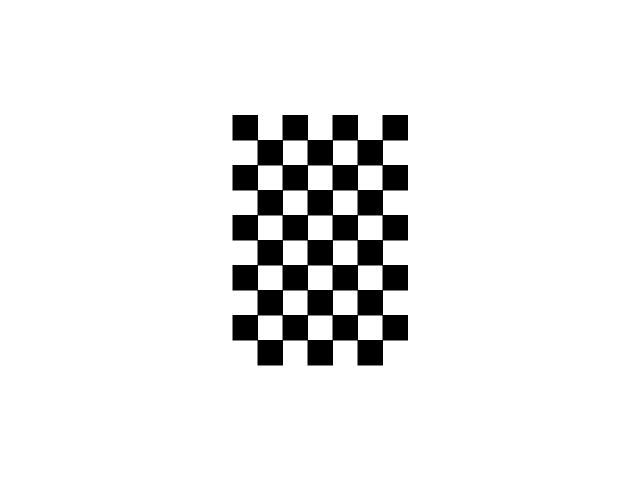
#> input picture calibration_images/image_001.jpg, 1280 x 960 px (shown at 1/2 size)
$ python calibration_verifier_gui.py
#> lines starting #> are read from the running program, lines starting #| are printed output that depends on the picture
import cv2
import numpy as np
import tkinter as tk
from tkinter import filedialog
import math
import sys

# --- 1. 标定参数配置 (用户提供) ---
# 内参矩阵 (Camera Matrix)
CAMERA_MATRIX = np.array([
    [712.688,   0.0,      2725.88],
    [0.0,       712.671,  1817.03],
    [0.0,       0.0,      1.0    ]
], dtype=np.float64)

# 畸变系数 (Distortion Coefficients)
DIST_COEFFS = np.array([0.003538, 0., 0., 0., 0.], dtype=np.float64)

# 旋转向量 (Rotation Vector)
RVEC = np.array([0.004413, -0.000994, -1.308492], dtype=np.float64)

# 平移向量 (Translation Vector)
TVEC = np.array([-3.53697, -3.84724, 81.1027], dtype=np.float64)


class CalibrationVerifier:
    def __init__(self):
        self.points = [] # Store clicked points (original coordinates)
        self.img_original = None
        self.img_display = None
        self.scale_factor = 1.0

        # Pre-calculate rotation matrix and inverse homography for Z=0 plane
        self.setup_matrices()

    def setup_matrices(self):
        # Calculate Rotation Matrix
        R, _ = cv2.Rodrigues(RVEC)

        # [11 lines of commented-out code are left out]
        P_plane = np.hstack((R[:, 0:1], R[:, 1:2], TVEC.reshape(3, 1)))

        # H = K * P_plane
        self.H = CAMERA_MATRIX @ P_plane

        # Inverse H to map pixel -> world (X, Y)
        self.H_inv = np.linalg.inv(self.H)

        print("初始化完成：矩阵计算完毕")

    # [66 lines left out: functions pixel_to_world, mouse_callback, calculate_camera_distance, not called in this run]

    def update_display(self):
        if self.img_original is None:
            return

        # Start with a clean copy of the resized image
        self.img_display = cv2.resize(self.img_original, None, fx=self.scale_factor, fy=self.scale_factor)

        # Draw text info
        info_color = (0, 255, 0)
        cv2.putText(self.img_display, "Left Click: Select QR Code Center | Right Click: Clear", (10, 30),
                    cv2.FONT_HERSHEY_SIMPLEX, 0.7, info_color, 2)

        # Draw points and lines
        for i, pt in enumerate(self.points):
            # Convert back to display coords
            disp_x = int(pt[0] * self.scale_factor)
            disp_y = int(pt[1] * self.scale_factor)

            cv2.circle(self.img_display, (disp_x, disp_y), 5, (0, 0, 255), -1)

            # Calculate distance to camera
            dist_cam, p_cam = self.calculate_camera_distance(pt[0], pt[1])

            # Display info
            text_lines = [
                f"Dist to Cam: {dist_cam:.2f} mm",
                f"Cam Coords: ({p_cam[0]:.1f}, {p_cam[1]:.1f}, {p_cam[2]:.1f})"
            ]

            for j, line in enumerate(text_lines):
                y_offset = disp_y + 20 + (j * 20)
                # Background
                (tw, th), _ = cv2.getTextSize(line, cv2.FONT_HERSHEY_SIMPLEX, 0.5, 1)
                cv2.rectangle(self.img_display, (disp_x + 10, y_offset - th), (disp_x + 10 + tw, y_offset + 5), (0,0,0), -1)
                cv2.putText(self.img_display, line, (disp_x + 10, y_offset),
                            cv2.FONT_HERSHEY_SIMPLEX, 0.5, (0, 255, 255), 1)

            print(f"点{i+1} - 像素:({pt[0]:.1f}, {pt[1]:.1f}) -> 相机距离: {dist_cam:.4f} mm | 相机坐标(XYZ): {p_cam}")

        cv2.imshow("Verification Tool", self.img_display)

    def load_image(self):
        root = tk.Tk()
        root.withdraw() # Hide the main window

        print("请选择一张图片...")
        file_path = filedialog.askopenfilename(
            title="选择用于验证的图片",
            filetypes=[("Image files", "*.jpg *.jpeg *.png *.bmp")]
        )
#> the answer given: calibration_images/image_001.jpg

        root.destroy()

        if not file_path:
            print("未选择图片，程序退出。")
            return False

        print(f"正在加载图片: {file_path}")
        self.img_original = cv2.imread(file_path)
#> self.img_original is the input picture: shape (960, 1280, 3); min 0, max 255, mean 236.1

        if self.img_original is None:
            print("无法读取图片！")
            return False

        # Calculate scale factor to fit screen (e.g., max dim 1200)
        h, w = self.img_original.shape[:2]
#> h = 960; w = 1280
        max_dim = 1200
        if max(h, w) > max_dim:
            self.scale_factor = max_dim / float(max(h, w))
#> self.scale_factor = 0.938
        else:
            self.scale_factor = 1.0

        print(f"图片尺寸: {w}x{h}, 显示缩放比例: {self.scale_factor:.3f}")
#| 图片尺寸: 1280x960, 显示缩放比例: 0.938
        return True

    def run(self):
        if not self.load_image():
            return

        cv2.namedWindow("Verification Tool", cv2.WINDOW_NORMAL)
        cv2.setMouseCallback("Verification Tool", self.mouse_callback)

        self.update_display()
#> in update_display, `cv2.putText(self.img_display, "Left Click: Select QR Code Center | Rig..`:
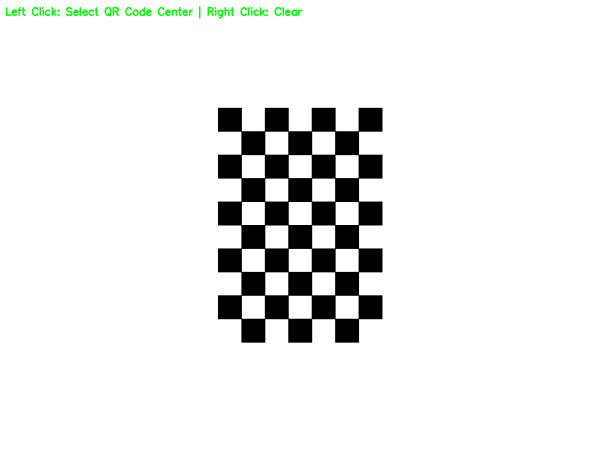
#> self.img_display: shape (900, 1200, 3) (shown at 1/2 size); mean B, G, R 235.2, 236.1, 235.2

        print("\n=== 操作说明 ===")
        print("1. 左键点击: 选择测量点 (自动保留最后两个点)")
        print("2. 右键点击: 清除所有点")
        print("3. 按 'ESC' 或 'q': 退出程序")
        print("================")

        while True:
            key = cv2.waitKey(1) & 0xFF
#> (key q is pressed here)
            if key == 27 or key == ord('q'): # ESC or q
                break

            # Check if window was closed manually
            if cv2.getWindowProperty("Verification Tool", cv2.WND_PROP_VISIBLE) < 1:
                break

        cv2.destroyAllWindows()

if __name__ == "__main__":
    verifier = CalibrationVerifier()
    verifier.run()
